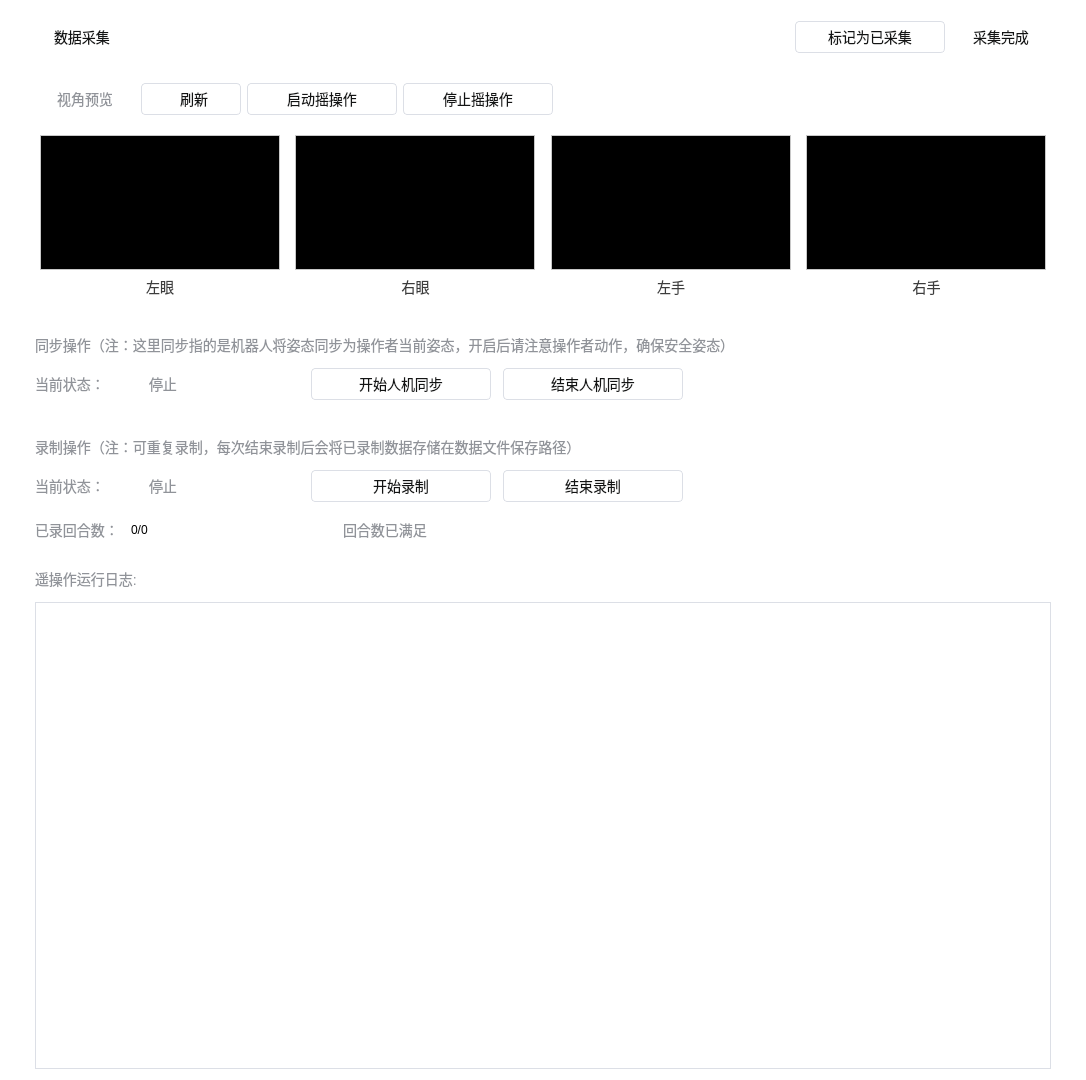
        <widget class="QWidget" name="widget_2" native="true">
         <property name="sizePolicy">
          <sizepolicy hsizetype="Expanding" vsizetype="Fixed">
           <horstretch>0</horstretch>
           <verstretch>0</verstretch>
          </sizepolicy>
         </property>
         <property name="minimumSize">
          <size>
           <width>1086</width>
           <height>1080</height>
          </size>
         </property>
         <property name="maximumSize">
          <size>
           <width>16777215</width>
           <height>1080</height>
          </size>
         </property>
         <property name="styleSheet">
          <string notr="true">background-color: rgb(255, 255, 255);</string>
         </property>
         <layout class="QVBoxLayout" name="verticalLayout_11">
          <property name="leftMargin">
           <number>35</number>
          </property>
          <property name="rightMargin">
           <number>35</number>
          </property>
          <item>
           <layout class="QHBoxLayout" name="horizontalLayout_10">
            <item>
             <widget class="QLabel" name="label_9">
              <property name="sizePolicy">
               <sizepolicy hsizetype="Preferred" vsizetype="Fixed">
                <horstretch>0</horstretch>
                <verstretch>0</verstretch>
               </sizepolicy>
              </property>
              <property name="minimumSize">
               <size>
                <width>0</width>
                <height>52</height>
               </size>
              </property>
              <property name="maximumSize">
               <size>
                <width>16777215</width>
                <height>52</height>
               </size>
              </property>
              <property name="styleSheet">
               <string notr="true">opacity: 1;
font-size: 14px;
font-weight: normal;
line-height: 24px;
color: #131414;
background-image: url(:/res/image/info.png);
background-repeat: no-repeat;
background-position: left center;
text-align: left;
padding-left: 16px;</string>
              </property>
              <property name="text">
               <string>数据采集</string>
              </property>
             </widget>
            </item>
            <item>
             <spacer name="horizontalSpacer_6">
              <property name="orientation">
               <enum>Qt::Horizontal</enum>
              </property>
              <property name="sizeHint" stdset="0">
               <size>
                <width>40</width>
                <height>20</height>
               </size>
              </property>
             </spacer>
            </item>
            <item>
             <widget class="QPushButton" name="btnCollectFinished">
              <property name="minimumSize">
               <size>
                <width>150</width>
                <height>32</height>
               </size>
              </property>
              <property name="maximumSize">
               <size>
                <width>16777215</width>
                <height>32</height>
               </size>
              </property>
              <property name="styleSheet">
               <string notr="true">.QPushButton{
    border-radius: 4px;
    opacity: 1;
    background: #FFFFFF;
    border:1px solid #DCDFE6;
    font-size: 14px;
    font-weight: normal;
    line-height: 24px;
    color: #131414;
    padding-left:16px;
    padding-right:16px;
}

.QPushButton:!enabled{
	color: #909399;
}

.QPushButton:hover{
	border:1px solid #131414;
}</string>
              </property>
              <property name="text">
               <string>标记为已采集</string>
              </property>
             </widget>
            </item>
            <item alignment="Qt::AlignHCenter">
             <widget class="QLabel" name="labelCollectFinished">
              <property name="sizePolicy">
               <sizepolicy hsizetype="Minimum" vsizetype="Fixed">
                <horstretch>0</horstretch>
                <verstretch>0</verstretch>
               </sizepolicy>
              </property>
              <property name="minimumSize">
               <size>
                <width>100</width>
                <height>32</height>
               </size>
              </property>
              <property name="maximumSize">
               <size>
                <width>16777215</width>
                <height>32</height>
               </size>
              </property>
              <property name="styleSheet">
               <string notr="true">font-weight: 400; 
font-size: 14px;
color: #131414 </string>
              </property>
              <property name="text">
               <string>采集完成</string>
              </property>
              <property name="alignment">
               <set>Qt::AlignCenter</set>
              </property>
             </widget>
            </item>
           </layout>
          </item>
          <item>
           <layout class="QHBoxLayout" name="horizontalLayout_6">
            <item>
             <widget class="QLabel" name="label_10">
              <property name="sizePolicy">
               <sizepolicy hsizetype="Preferred" vsizetype="Fixed">
                <horstretch>0</horstretch>
                <verstretch>0</verstretch>
               </sizepolicy>
              </property>
              <property name="minimumSize">
               <size>
                <width>100</width>
                <height>60</height>
               </size>
              </property>
              <property name="maximumSize">
               <size>
                <width>16777215</width>
                <height>60</height>
               </size>
              </property>
              <property name="styleSheet">
               <string notr="true">font-weight: 400; 
font-size: 14px;
color: #909399 </string>
              </property>
              <property name="text">
               <string>视角预览</string>
              </property>
              <property name="alignment">
               <set>Qt::AlignCenter</set>
              </property>
             </widget>
            </item>
            <item>
             <widget class="QPushButton" name="btnRefresh">
              <property name="minimumSize">
               <size>
                <width>100</width>
                <height>32</height>
               </size>
              </property>
              <property name="maximumSize">
               <size>
                <width>16777215</width>
                <height>32</height>
               </size>
              </property>
              <property name="styleSheet">
               <string notr="true">.QPushButton{
    border-radius: 4px;
    opacity: 1;
    background: #FFFFFF;
    border:1px solid #DCDFE6;
    font-size: 14px;
    font-weight: normal;
    line-height: 24px;
    color: #131414;
    padding-left:16px;
    padding-right:16px;
    background-image:url(:/res/image/refresh.png);
    background-repeat:no-repeat;
    background-position:left center;
    background-origin: content;
    padding-right: 10px;
}

.QPushButton:hover{
	border:1px solid #131414;
}</string>
              </property>
              <property name="text">
               <string>刷新</string>
              </property>
             </widget>
            </item>
            <item>
             <widget class="QPushButton" name="btnStartRobotServer">
              <property name="minimumSize">
               <size>
                <width>150</width>
                <height>32</height>
               </size>
              </property>
              <property name="maximumSize">
               <size>
                <width>16777215</width>
                <height>32</height>
               </size>
              </property>
              <property name="styleSheet">
               <string notr="true">.QPushButton{
    border-radius: 4px;
    opacity: 1;
    background: #FFFFFF;
    border:1px solid #DCDFE6;
    font-size: 14px;
    font-weight: normal;
    line-height: 24px;
    color: #131414;
    padding-left:16px;
    padding-right:16px;
}

.QPushButton:!enabled{
	color: #909399;
}

.QPushButton:hover{
	border:1px solid #131414;
}</string>
              </property>
              <property name="text">
               <string>启动摇操作</string>
              </property>
             </widget>
            </item>
            <item>
             <widget class="QPushButton" name="btnStopRobotServer">
              <property name="minimumSize">
               <size>
                <width>150</width>
                <height>32</height>
               </size>
              </property>
              <property name="maximumSize">
               <size>
                <width>16777215</width>
                <height>32</height>
               </size>
              </property>
              <property name="styleSheet">
               <string notr="true">.QPushButton{
    border-radius: 4px;
    opacity: 1;
    background: #FFFFFF;
    border:1px solid #DCDFE6;
    font-size: 14px;
    font-weight: normal;
    line-height: 24px;
    color: #131414;
    padding-left:16px;
    padding-right:16px;
}

.QPushButton:!enabled{
	color: #909399;
}

.QPushButton:hover{
	border:1px solid #131414;
}</string>
              </property>
              <property name="text">
               <string>停止摇操作</string>
              </property>
             </widget>
            </item>
            <item>
             <spacer name="horizontalSpacer_2">
              <property name="orientation">
               <enum>Qt::Horizontal</enum>
              </property>
              <property name="sizeHint" stdset="0">
               <size>
                <width>40</width>
                <height>20</height>
               </size>
              </property>
             </spacer>
            </item>
           </layout>
          </item>
          <item>
           <layout class="QHBoxLayout" name="horizontalLayout_4">
            <item>
             <layout class="QVBoxLayout" name="verticalLayout_4">
              <item alignment="Qt::AlignHCenter">
               <widget class="ClickableLabel" name="labelLeftEye">
                <property name="sizePolicy">
                 <sizepolicy hsizetype="Fixed" vsizetype="Fixed">
                  <horstretch>0</horstretch>
                  <verstretch>0</verstretch>
                 </sizepolicy>
                </property>
                <property name="minimumSize">
                 <size>
                  <width>240</width>
                  <height>135</height>
                 </size>
                </property>
                <property name="maximumSize">
                 <size>
                  <width>240</width>
                  <height>135</height>
                 </size>
                </property>
                <property name="styleSheet">
                 <string notr="true">border: 1px solid rgb(200,200,200);
/*border-image: url(:/res/image/image.png);*/
background-color: rgb(0, 0, 0);</string>
                </property>
                <property name="text">
                 <string/>
                </property>
                <property name="alignment">
                 <set>Qt::AlignCenter</set>
                </property>
               </widget>
              </item>
              <item>
               <widget class="QLabel" name="label_11">
                <property name="styleSheet">
                 <string notr="true">font-weight: 400; 
font-size: 14px;
color: #3D3D3D </string>
                </property>
                <property name="text">
                 <string>左眼</string>
                </property>
                <property name="alignment">
                 <set>Qt::AlignCenter</set>
                </property>
               </widget>
              </item>
             </layout>
            </item>
            <item>
             <layout class="QVBoxLayout" name="verticalLayout_8">
              <item alignment="Qt::AlignHCenter">
               <widget class="ClickableLabel" name="labelRightEye">
                <property name="sizePolicy">
                 <sizepolicy hsizetype="Fixed" vsizetype="Fixed">
                  <horstretch>0</horstretch>
                  <verstretch>0</verstretch>
                 </sizepolicy>
                </property>
                <property name="minimumSize">
                 <size>
                  <width>240</width>
                  <height>135</height>
                 </size>
                </property>
                <property name="maximumSize">
                 <size>
                  <width>240</width>
                  <height>135</height>
                 </size>
                </property>
                <property name="styleSheet">
                 <string notr="true">border: 1px solid rgb(200,200,200);
/*border-image: url(:/res/image/image.png);*/
background-color: rgb(0, 0, 0);</string>
                </property>
                <property name="text">
                 <string/>
                </property>
                <property name="alignment">
                 <set>Qt::AlignCenter</set>
                </property>
               </widget>
              </item>
              <item>
               <widget class="QLabel" name="label_12">
                <property name="styleSheet">
                 <string notr="true">font-weight: 400; 
font-size: 14px;
color: #3D3D3D </string>
                </property>
                <property name="text">
                 <string>右眼</string>
                </property>
                <property name="alignment">
                 <set>Qt::AlignCenter</set>
                </property>
               </widget>
              </item>
             </layout>
            </item>
            <item>
             <layout class="QVBoxLayout" name="verticalLayout_9">
              <item alignment="Qt::AlignHCenter">
               <widget class="ClickableLabel" name="labelLeftHand">
                <property name="sizePolicy">
                 <sizepolicy hsizetype="Fixed" vsizetype="Fixed">
                  <horstretch>0</horstretch>
                  <verstretch>0</verstretch>
                 </sizepolicy>
                </property>
                <property name="minimumSize">
                 <size>
                  <width>240</width>
                  <height>135</height>
                 </size>
                </property>
                <property name="maximumSize">
                 <size>
                  <width>240</width>
                  <height>135</height>
                 </size>
                </property>
                <property name="styleSheet">
                 <string notr="true">border: 1px solid rgb(200,200,200);
/*border-image: url(:/res/image/image.png);*/
background-color: rgb(0, 0, 0);</string>
                </property>
                <property name="text">
                 <string/>
                </property>
                <property name="alignment">
                 <set>Qt::AlignCenter</set>
                </property>
               </widget>
              </item>
              <item>
               <widget class="QLabel" name="label_13">
                <property name="styleSheet">
                 <string notr="true">font-weight: 400; 
font-size: 14px;
color: #3D3D3D </string>
                </property>
                <property name="text">
                 <string>左手</string>
                </property>
                <property name="alignment">
                 <set>Qt::AlignCenter</set>
                </property>
               </widget>
              </item>
             </layout>
            </item>
            <item>
             <layout class="QVBoxLayout" name="verticalLayout_10">
              <item alignment="Qt::AlignHCenter">
               <widget class="ClickableLabel" name="labelRightHand">
                <property name="sizePolicy">
                 <sizepolicy hsizetype="Fixed" vsizetype="Fixed">
                  <horstretch>0</horstretch>
                  <verstretch>0</verstretch>
                 </sizepolicy>
                </property>
                <property name="minimumSize">
                 <size>
                  <width>240</width>
                  <height>135</height>
                 </size>
                </property>
                <property name="maximumSize">
                 <size>
                  <width>240</width>
                  <height>135</height>
                 </size>
                </property>
                <property name="styleSheet">
                 <string notr="true">border: 1px solid rgb(200,200,200);
/*border-image: url(:/res/image/image.png);*/
background-color: rgb(0, 0, 0);</string>
                </property>
                <property name="text">
                 <string/>
                </property>
                <property name="alignment">
                 <set>Qt::AlignCenter</set>
                </property>
               </widget>
              </item>
              <item>
               <widget class="QLabel" name="label_14">
                <property name="styleSheet">
                 <string notr="true">font-weight: 400; 
font-size: 14px;
color: #3D3D3D </string>
                </property>
                <property name="text">
                 <string>右手</string>
                </property>
                <property name="alignment">
                 <set>Qt::AlignCenter</set>
                </property>
               </widget>
              </item>
             </layout>
            </item>
           </layout>
          </item>
          <item>
           <layout class="QVBoxLayout" name="verticalLayout_2">
            <property name="spacing">
             <number>12</number>
            </property>
            <property name="topMargin">
             <number>30</number>
            </property>
            <item>
             <widget class="QLabel" name="label_15">
              <property name="sizePolicy">
               <sizepolicy hsizetype="Preferred" vsizetype="Preferred">
                <horstretch>0</horstretch>
                <verstretch>0</verstretch>
               </sizepolicy>
              </property>
              <property name="styleSheet">
               <string notr="true">font-weight: 400; 
font-size: 14px;
color: #909399 </string>
              </property>
              <property name="text">
               <string>同步操作（注：这里同步指的是机器人将姿态同步为操作者当前姿态，开启后请注意操作者动作，确保安全姿态）</string>
              </property>
             </widget>
            </item>
            <item>
             <layout class="QHBoxLayout" name="horizontalLayout_7">
              <item>
               <widget class="QLabel" name="label_16">
                <property name="styleSheet">
                 <string notr="true">font-weight: 400; 
font-size: 14px;
color: #909399 </string>
                </property>
                <property name="text">
                 <string>当前状态：</string>
                </property>
               </widget>
              </item>
              <item>
               <widget class="QLabel" name="labelOperateStateImg">
                <property name="sizePolicy">
                 <sizepolicy hsizetype="Fixed" vsizetype="Fixed">
                  <horstretch>0</horstretch>
                  <verstretch>0</verstretch>
                 </sizepolicy>
                </property>
                <property name="minimumSize">
                 <size>
                  <width>20</width>
                  <height>20</height>
                 </size>
                </property>
                <property name="maximumSize">
                 <size>
                  <width>20</width>
                  <height>20</height>
                 </size>
                </property>
                <property name="styleSheet">
                 <string notr="true">.QLabel{
	border-image: url(:/res/image/green.png);
}
.QLabel:!enabled{
	border-image: url(:/res/image/gray.png);
}</string>
                </property>
                <property name="text">
                 <string/>
                </property>
               </widget>
              </item>
              <item>
               <widget class="QLabel" name="labelOperateState">
                <property name="sizePolicy">
                 <sizepolicy hsizetype="Minimum" vsizetype="Preferred">
                  <horstretch>0</horstretch>
                  <verstretch>0</verstretch>
                 </sizepolicy>
                </property>
                <property name="minimumSize">
                 <size>
                  <width>150</width>
                  <height>0</height>
                 </size>
                </property>
                <property name="styleSheet">
                 <string notr="true">font-weight: 400; 
font-size: 14px;
color: #909399 </string>
                </property>
                <property name="text">
                 <string>停止</string>
                </property>
               </widget>
              </item>
              <item>
               <widget class="QPushButton" name="btnStartRobotSync">
                <property name="minimumSize">
                 <size>
                  <width>180</width>
                  <height>32</height>
                 </size>
                </property>
                <property name="maximumSize">
                 <size>
                  <width>16777215</width>
                  <height>32</height>
                 </size>
                </property>
                <property name="styleSheet">
                 <string notr="true">.QPushButton{
    border-radius: 4px;
    opacity: 1;
    background: #FFFFFF;
    border:1px solid #DCDFE6;
    font-size: 14px;
    font-weight: normal;
    line-height: 24px;
    color: #131414;
    padding-left:16px;
    padding-right:16px;
}

.QPushButton:!enabled{
	color: #909399;
}

.QPushButton:hover{
	border:1px solid #131414;
}</string>
                </property>
                <property name="text">
                 <string>开始人机同步</string>
                </property>
               </widget>
              </item>
              <item>
               <widget class="QPushButton" name="btnStopRobotSync">
                <property name="minimumSize">
                 <size>
                  <width>180</width>
                  <height>32</height>
                 </size>
                </property>
                <property name="maximumSize">
                 <size>
                  <width>16777215</width>
                  <height>32</height>
                 </size>
                </property>
                <property name="styleSheet">
                 <string notr="true">.QPushButton{
    border-radius: 4px;
    opacity: 1;
    background: #FFFFFF;
    border:1px solid #DCDFE6;
    font-size: 14px;
    font-weight: normal;
    line-height: 24px;
    color: #131414;
    padding-left:16px;
    padding-right:16px;
}

.QPushButton:!enabled{
	color: #909399;
}

.QPushButton:hover{
	border:1px solid #131414;
}</string>
                </property>
                <property name="text">
                 <string>结束人机同步</string>
                </property>
               </widget>
              </item>
              <item>
               <spacer name="horizontalSpacer_3">
                <property name="orientation">
                 <enum>Qt::Horizontal</enum>
                </property>
                <property name="sizeHint" stdset="0">
                 <size>
                  <width>40</width>
                  <height>20</height>
                 </size>
                </property>
               </spacer>
              </item>
             </layout>
            </item>
           </layout>
          </item>
          <item>
           <layout class="QVBoxLayout" name="verticalLayout_3">
            <property name="spacing">
             <number>12</number>
            </property>
            <property name="topMargin">
             <number>30</number>
            </property>
            <item>
             <widget class="QLabel" name="label_18">
              <property name="styleSheet">
               <string notr="true">font-weight: 400; 
font-size: 14px;
color: #909399 </string>
              </property>
              <property name="text">
               <string>录制操作（注：可重复录制，每次结束录制后会将已录制数据存储在数据文件保存路径）</string>
              </property>
             </widget>
            </item>
            <item>
             <layout class="QHBoxLayout" name="horizontalLayout_8">
              <item>
               <widget class="QLabel" name="label_20">
                <property name="styleSheet">
                 <string notr="true">font-weight: 400; 
font-size: 14px;
color: #909399 </string>
                </property>
                <property name="text">
                 <string>当前状态：</string>
                </property>
               </widget>
              </item>
              <item>
               <widget class="QLabel" name="labelRecordStateImg">
                <property name="sizePolicy">
                 <sizepolicy hsizetype="Fixed" vsizetype="Fixed">
                  <horstretch>0</horstretch>
                  <verstretch>0</verstretch>
                 </sizepolicy>
                </property>
                <property name="minimumSize">
                 <size>
                  <width>20</width>
                  <height>20</height>
                 </size>
                </property>
                <property name="maximumSize">
                 <size>
                  <width>20</width>
                  <height>20</height>
                 </size>
                </property>
                <property name="styleSheet">
                 <string notr="true">.QLabel{
	border-image: url(:/res/image/green.png);
}
.QLabel:!enabled{
	border-image: url(:/res/image/gray.png);
}</string>
                </property>
                <property name="text">
                 <string/>
                </property>
               </widget>
              </item>
              <item>
               <widget class="QLabel" name="labelRecordState">
                <property name="sizePolicy">
                 <sizepolicy hsizetype="Minimum" vsizetype="Preferred">
                  <horstretch>0</horstretch>
                  <verstretch>0</verstretch>
                 </sizepolicy>
                </property>
                <property name="minimumSize">
                 <size>
                  <width>150</width>
                  <height>0</height>
                 </size>
                </property>
                <property name="styleSheet">
                 <string notr="true">font-weight: 400; 
font-size: 14px;
color: #909399 </string>
                </property>
                <property name="text">
                 <string>停止</string>
                </property>
               </widget>
              </item>
              <item>
               <widget class="QPushButton" name="btnStartRecord">
                <property name="minimumSize">
                 <size>
                  <width>180</width>
                  <height>32</height>
                 </size>
                </property>
                <property name="maximumSize">
                 <size>
                  <width>16777215</width>
                  <height>32</height>
                 </size>
                </property>
                <property name="styleSheet">
                 <string notr="true">.QPushButton{
    border-radius: 4px;
    opacity: 1;
    background: #FFFFFF;
    border:1px solid #DCDFE6;
    font-size: 14px;
    font-weight: normal;
    line-height: 24px;
    color: #131414;
    padding-left:16px;
    padding-right:16px;
}

.QPushButton:!enabled{
	color: #909399;
}

.QPushButton:hover{
	border:1px solid #131414;
}</string>
                </property>
                <property name="text">
                 <string>开始录制</string>
                </property>
               </widget>
              </item>
              <item>
               <widget class="QPushButton" name="btnStopRecord">
                <property name="minimumSize">
                 <size>
                  <width>180</width>
                  <height>32</height>
                 </size>
                </property>
                <property name="maximumSize">
                 <size>
                  <width>16777215</width>
                  <height>32</height>
                 </size>
                </property>
                <property name="styleSheet">
                 <string notr="true">.QPushButton{
    border-radius: 4px;
    opacity: 1;
    background: #FFFFFF;
    border:1px solid #DCDFE6;
    font-size: 14px;
    font-weight: normal;
    line-height: 24px;
    color: #131414;
    padding-left:16px;
    padding-right:16px;
}

.QPushButton:!enabled{
	color: #909399;
}

.QPushButton:hover{
	border:1px solid #131414;
}</string>
                </property>
                <property name="text">
                 <string>结束录制</string>
                </property>
               </widget>
              </item>
              <item>
               <spacer name="horizontalSpacer_4">
                <property name="orientation">
                 <enum>Qt::Horizontal</enum>
                </property>
                <property name="sizeHint" stdset="0">
                 <size>
                  <width>40</width>
                  <height>20</height>
                 </size>
                </property>
               </spacer>
              </item>
             </layout>
            </item>
            <item>
             <layout class="QHBoxLayout" name="horizontalLayout_9">
              <item>
               <widget class="QLabel" name="label_23">
                <property name="sizePolicy">
                 <sizepolicy hsizetype="Preferred" vsizetype="Fixed">
                  <horstretch>0</horstretch>
                  <verstretch>0</verstretch>
                 </sizepolicy>
                </property>
                <property name="minimumSize">
                 <size>
                  <width>0</width>
                  <height>32</height>
                 </size>
                </property>
                <property name="maximumSize">
                 <size>
                  <width>16777215</width>
                  <height>32</height>
                 </size>
                </property>
                <property name="styleSheet">
                 <string notr="true">font-weight: 400; 
font-size: 14px;
color: #909399 </string>
                </property>
                <property name="text">
                 <string>已录回合数：</string>
                </property>
               </widget>
              </item>
              <item>
               <widget class="QLabel" name="labelRecordCount">
                <property name="minimumSize">
                 <size>
                  <width>200</width>
                  <height>0</height>
                 </size>
                </property>
                <property name="text">
                 <string>0/0</string>
                </property>
               </widget>
              </item>
              <item>
               <widget class="QLabel" name="labelRecordCountState">
                <property name="sizePolicy">
                 <sizepolicy hsizetype="Expanding" vsizetype="Preferred">
                  <horstretch>0</horstretch>
                  <verstretch>0</verstretch>
                 </sizepolicy>
                </property>
                <property name="minimumSize">
                 <size>
                  <width>200</width>
                  <height>0</height>
                 </size>
                </property>
                <property name="styleSheet">
                 <string notr="true">font-weight: 400; 
font-size: 14px;
color: #909399 </string>
                </property>
                <property name="text">
                 <string>回合数已满足</string>
                </property>
               </widget>
              </item>
              <item>
               <spacer name="horizontalSpacer_5">
                <property name="orientation">
                 <enum>Qt::Horizontal</enum>
                </property>
                <property name="sizeHint" stdset="0">
                 <size>
                  <width>40</width>
                  <height>20</height>
                 </size>
                </property>
               </spacer>
              </item>
             </layout>
            </item>
            <item>
             <layout class="QVBoxLayout" name="verticalLayout">
              <property name="spacing">
               <number>12</number>
              </property>
              <property name="topMargin">
               <number>10</number>
              </property>
              <item>
               <widget class="QLabel" name="labelPrintLog">
                <property name="styleSheet">
                 <string notr="true">font-weight: 400;
font-size: 14px;
color: #909399 </string>
                </property>
                <property name="text">
                 <string>遥操作运行日志:</string>
                </property>
               </widget>
              </item>
              <item>
               <widget class="QPlainTextEdit" name="plainTextEditLog">
                <property name="minimumSize">
                 <size>
                  <width>0</width>
                  <height>180</height>
                 </size>
                </property>
                <property name="styleSheet">
                 <string notr="true">.QPlainTextEdit{
background-color: #FFFFFF;
color: #606266;
border: 1px solid #DCDFE6;
}
.QScrollArea{
	border:none;
}
.QScrollBar:vertical{
    background: #FFF;
	border-radius:6px;
    width: 12px;
	border-style:solid;
}

.QScrollBar::handle:vertical {
	background-color: #DFE3E5;
    min-height: 30px;
	border-radius:6px;
	width: 12px;
	border-style:solid;
}

.QScrollBar::sub-line:vertical,
.QScrollBar::add-line:vertical
{
    background: none;
	border:none;
    height:0px;
	width:0px;
}

.QScrollBar::up-arrow:vertical,
.QScrollBar::down-arrow:vertical{
    background: none;
    border: none;
    width: 0;
    height: 0;
}</string>
                </property>
                <property name="readOnly">
                 <bool>true</bool>
                </property>
                <property name="maximumBlockCount">
                 <number>1000</number>
                </property>
               </widget>
              </item>
             </layout>
            </item>
           </layout>
          </item>
         </layout>
        </widget>
